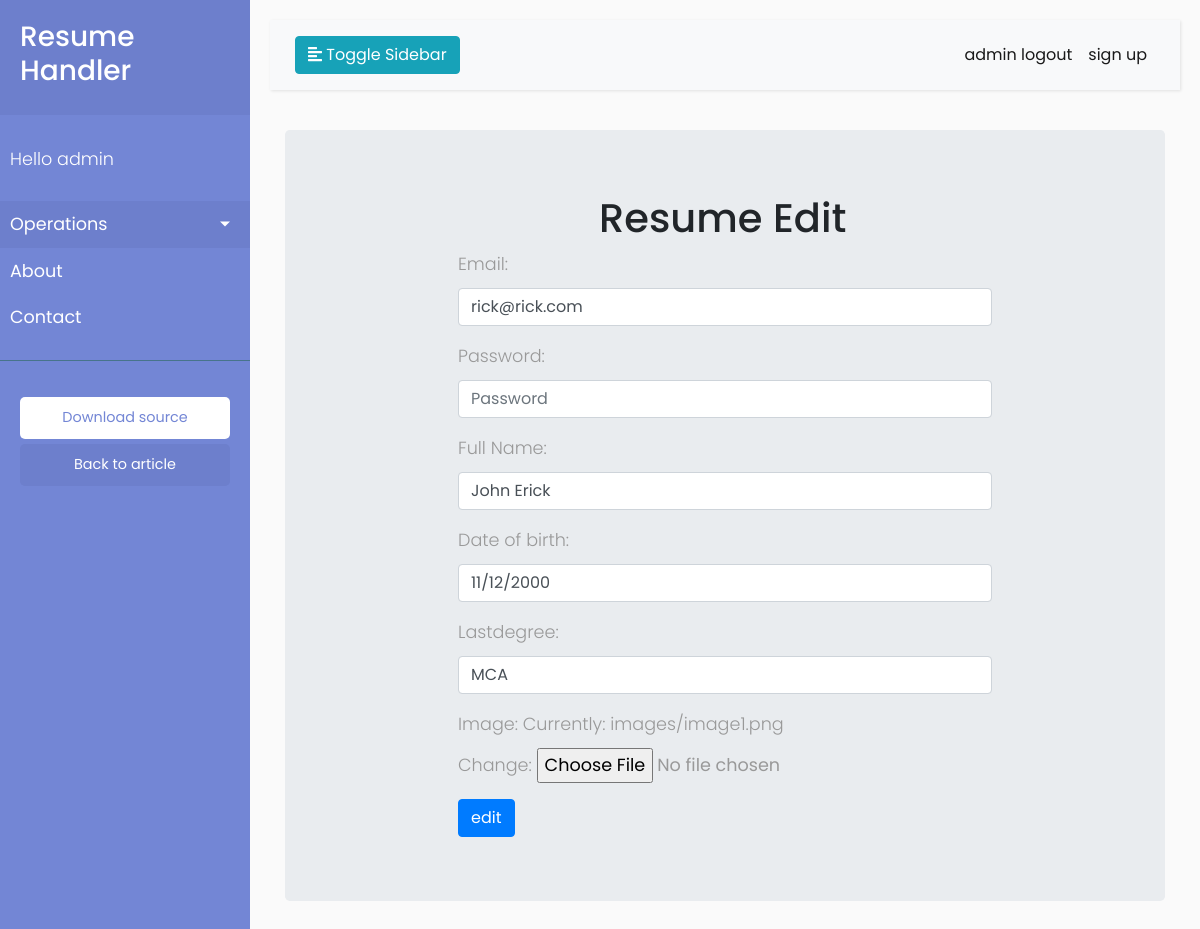
Page /resume/Editresume/3 (signed in) on the committed database.
### resumeapp/models.py (models this page shows, shortened)
class personaldetails(models.Model):
    Email=models.CharField(max_length=100,unique=True)
    Password=models.CharField(max_length=120)
    Full_Name=models.CharField(max_length=100)
    Date_of_birth=models.CharField(max_length=15)
    lastdegree=models.CharField(max_length=100)
    image=models.ImageField(upload_to="images")

### resumeapp/views.py (the view, shortened to what this page needs)
# urls.py: path("Editresume/<int:pk>", ResumeEdit, name="Editresume"),
@login_required(login_url="loginpage")
def ResumeEdit(request,pk):
    obj=personaldetails.objects.get(id=pk)
    form=ResumeEditForm(instance=obj)
    context={}
    context['form'] = form
    return render(request,"resumeapp/resumeedit.html",context)

### resumeapp/forms.py
class ResumeEditForm(ModelForm):
    class Meta:
        model=personaldetails
        fields="__all__"
        widgets={
            "Email": forms.TextInput(attrs={'class': 'form-control','placeholder' : 'Example: user@user.com'}),
            "Password": forms.PasswordInput(attrs={'class': 'form-control','placeholder' : 'Password'}),
            "Full_Name": forms.TextInput(attrs={'class': 'form-control','placeholder' : 'Full Name '}),
            "Date_of_birth": forms.TextInput(attrs={'class': 'form-control','placeholder' : 'DD/MM/YYYY'}),
            "lastdegree": forms.TextInput(attrs={'class': 'form-control','placeholder' : 'your highest qualification'}),
        }

### resumeapp/templates/resumeapp/resumeedit.html (shortened to what this page needs)
{% extends "resumeapp/base.html" %}
{% block body_block %}
<div class="container">
    <div class="jumbotron">
            <div class="row">
                <div class="col-4"></div>
                <div class="col-4">
                    <h1>Resume Edit</h1>
                </div>
                        <div class="col-4"></div>
            </div>
            <div class="row">
                <div class="col-2"></div>
                <div class="col-8">
                    <form method="post" enctype="multipart/form-data" >
                        {{form.as_p}}
                        <input type="submit" class="btn btn-primary" value="edit">
                    </form>
                </div>
                        <div class="col-2"></div>
            </div>
    </div>
</div>
{% endblock %}

### resumeapp/templates/resumeapp/base.html (shortened to what this page needs)
<!DOCTYPE html>
{% load static %}
<html>
<head>
    <link rel="stylesheet" href="https://stackpath.bootstrapcdn.com/bootstrap/4.1.0/css/bootstrap.min.css">
    <link rel="stylesheet" href="{%static "CSS/style.css" %}" >
</head>
<body>
    <div class="wrapper">
        <nav id="sidebar">
            <div class="sidebar-header">
                <h3>Resume Handler</h3>
            </div>
            <ul class="list-unstyled components">
                <p>Hello {{request.user}}</p>
                <li class="active">
                    <a href="#homeSubmenu" data-toggle="collapse" aria-expanded="false" class="dropdown-toggle">Operations</a>
                </li>
                <li>
                    <a href="#">About</a>
                </li>
                <li>
                    <a href="#">Contact</a>
                </li>
            </ul>
            <ul class="list-unstyled CTAs">
                <li>
                    <a href="https://bootstrapious.com/tutorial/files/sidebar.zip" class="download">Download source</a>
                </li>
                <li>
                    <a href="https://bootstrapious.com/p/bootstrap-sidebar" class="article">Back to article</a>
                </li>
            </ul>
        </nav>
        <div id="content">
            <nav class="navbar navbar-expand-lg navbar-light bg-light">
                <div class="container-fluid">
                    <button type="button" id="sidebarCollapse" class="btn btn-info">
                        <i class="fas fa-align-left"></i>
                        <span>Toggle Sidebar</span>
                    </button>
                    <div class="collapse navbar-collapse" id="navbarSupportedContent">
                        <ul class="nav navbar-nav ml-auto">
                            {% if request.user %}
                            <li class="nav-item active">
                            <a class="nav-link" href="{%url 'logoutpage'%}"> {{request.user}} logout</a>
                            </li>
                            {% endif%}
                            <li class="nav-item active">
                                <a class="nav-link" href="{%url 'register' %}">sign up</a>
                            </li>
                        </ul>
                    </div>
                </div>
            </nav>
{% block body_block %}
{% endblock %}
        </div>
    </div>
</body>
</html>

### resumeapp/static/CSS/style.css (style rules this page uses)
body { font-family: 'Poppins', sans-serif; background: #fafafa; }
p { font-family: 'Poppins', sans-serif; font-size: 1.1em; font-weight: 300; line-height: 1.7em; color: #999; }
a, a:hover, a:focus { color: inherit; text-decoration: none; transition: all 0.3s; }
.navbar { padding: 15px 10px; background: #fff; border: none; border-radius: 0; margin-bottom: 40px; box-shadow: 1px 1px 3px rgba(0, 0, 0, 0.1); }
.wrapper { display: flex; width: 100%; align-items: stretch; }
#sidebar { min-width: 250px; max-width: 250px; background: #7386D5; color: #fff; transition: all 0.3s; }
#sidebar .sidebar-header { padding: 20px; background: #6d7fcc; }
#sidebar ul.components { padding: 20px 0; border-bottom: 1px solid #47748b; }
#sidebar ul p { color: #fff; padding: 10px; }
#sidebar ul li a { padding: 10px; font-size: 1.1em; display: block; }
#sidebar ul li.active>a, a[aria-expanded="true"] { color: #fff; background: #6d7fcc; }
a[data-toggle="collapse"] { position: relative; }
.dropdown-toggle::after { display: block; position: absolute; top: 50%; right: 20px; transform: translateY(-50%); }
ul.CTAs { padding: 20px; }
ul.CTAs a { text-align: center; font-size: 0.9em !important; display: block; border-radius: 5px; margin-bottom: 5px; }
a.download { background: #fff; color: #7386D5; }
a.article, a.article:hover { background: #6d7fcc !important; color: #fff !important; }
#content { width: 100%; padding: 20px; min-height: 100vh; transition: all 0.3s; }

### rows in the picture
personaldetails: Email "rick@rick.com", Full_Name "John Erick", Date_of_birth "11/12/2000", lastdegree "MCA"

### other values in the picture
{{ request.user }} "admin"
